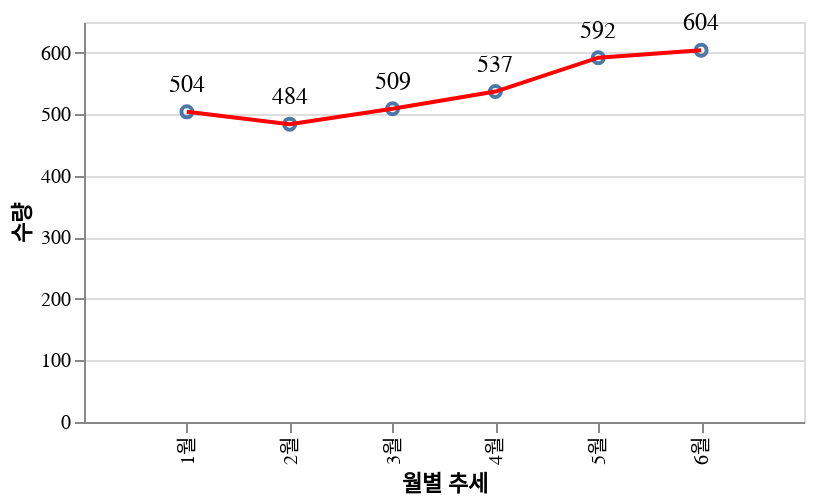

Notebook code cell kept with this figure:
### Code cell
chart

### Figure 1 — Vega-Lite specification as saved in the notebook (floating-point values rounded to 4 significant figures; data arrays with more than 128 entries replaced by an {"elided": "..."} marker saying what was removed)
{"config": {"axis": {"fontSize": 12, "font": "맑은고딕", "anchor": "start", "fontColor": "#000000"}}, "layer": [{"mark": "point", "encoding": {"text": {"field": "성패", "type": "nominal"}, "x": {"field": "월", "scale": {"padding": 15}, "title": "월별 추세", "type": "nominal"}, "y": {"aggregate": "sum", "field": "count", "title": "수량", "type": "quantitative"}}}, {"mark": {"type": "line", "color": "red"}, "encoding": {"x": {"field": "월", "title": "월별 추세", "type": "nominal"}, "y": {"aggregate": "sum", "field": "count", "title": "", "type": "quantitative"}}}, {"mark": {"type": "text", "align": "center", "baseline": "line-top", "color": "black", "dy": -20, "fontSize": 12, "size": 12}, "encoding": {"text": {"aggregate": "sum", "field": "count", "type": "quantitative"}, "x": {"field": "월", "scale": {"padding": 15}, "title": "월별 추세", "type": "nominal"}, "y": {"aggregate": "sum", "field": "count", "title": "수량", "type": "quantitative"}}}], "data": {"name": "data-db0931192314c448de347481f7b75191"}, "height": 200, "width": 360, "$schema": "https://vega.github.io/schema/vega-lite/v4.17.0.json", "datasets": {"data-db0931192314c448de347481f7b75191": {"elided": "210 records"}}}
